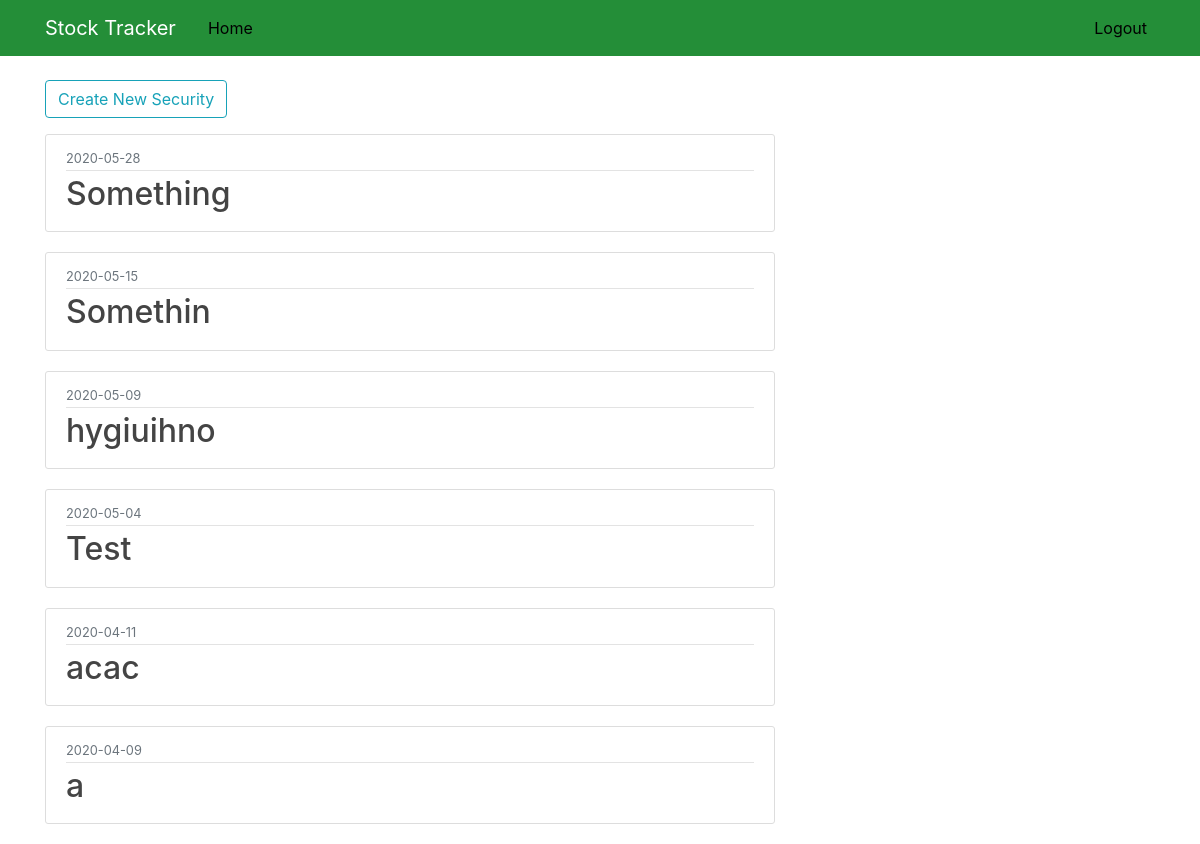
Screenshot of /home (signed in) with the database file from the repository.
### stockTracker/models.py (models this page shows, shortened)
class Security(db.Model):
    id = db.Column(db.Integer, primary_key=True)
    title = db.Column(db.String(50), nullable=False)
    date_posted = db.Column(db.DateTime, nullable=False, default=datetime.utcnow)
    user_id = db.Column(db.Integer, db.ForeignKey('user.id'), nullable=False)
    transactions = db.relationship('Transaction', backref='security', lazy=True)

### stockTracker/routes.py (the view)
@app.route("/")
@app.route("/home")
def home():
    if current_user.is_authenticated:
        page = request.args.get('page', 1, type=int)
        securities = Security.query.filter_by(user_id=current_user.id)\
            .order_by(Security.date_posted.desc()).paginate(page=page, per_page=20)
        return render_template('home.html', securities = securities)
    else:
        return render_template('home.html')

### stockTracker/models.py (called while the page is built)
@login_manager.user_loader
def load_user(user_id):
    return User.query.get(int(user_id))

### stockTracker/templates/home.html
{% extends "layout.html" %}
{% block content %}
	{% if current_user.is_authenticated %}
		<div class="media-body">
			<a href="{{ url_for('new_security') }}" class="btn btn-outline-info mb-3">Create New Security</a>
		</div>
    	{% for security in securities.items %}
			<article class="media content-section">
				<div class="media-body">
					<div class="article-metadata">
						<small class="text-muted">
							{{ security.date_posted.strftime('%Y-%m-%d') }}
						</small>
					</div>
					<h2>
						<a href="{{ url_for('security', security_title=security.title) }}" class="article-title">
							{{ security.title }}
						</a>
					</h2>
				</div>
			</article>
		{% endfor %}
    {% else %}
    	<div class="media-body">
    		<a href="{{ url_for('register') }}" class="btn btn-outline-info mb-3">Create an account now!</a>
    	</div>
    {% endif %}
{% endblock content %}

### stockTracker/static/main.css (style rules this page uses)
body { background: #fff; color: #333333; margin-top: 5rem; }
h1, h2, h3, h4, h5, h6 { color: #444444; }
.content-section { background: #ffffff; padding: 10px 20px; border: 1px solid #dddddd; border-radius: 3px; margin-bottom: 20px; }
.article-title { color: #444444; }
.article-metadata { padding-bottom: 1px; margin-bottom: 4px; border-bottom: 1px solid #e3e3e3 }

### rows the page displays
Security: date_posted "2020-05-28", title "Something"
Security: date_posted "2020-05-15", title "Somethin"
Security: date_posted "2020-05-09", title "hygiuihno"
Security: date_posted "2020-05-04", title "Test"
Security: date_posted "2020-04-11", title "acac"
Security: date_posted "2020-04-09", title "a"
